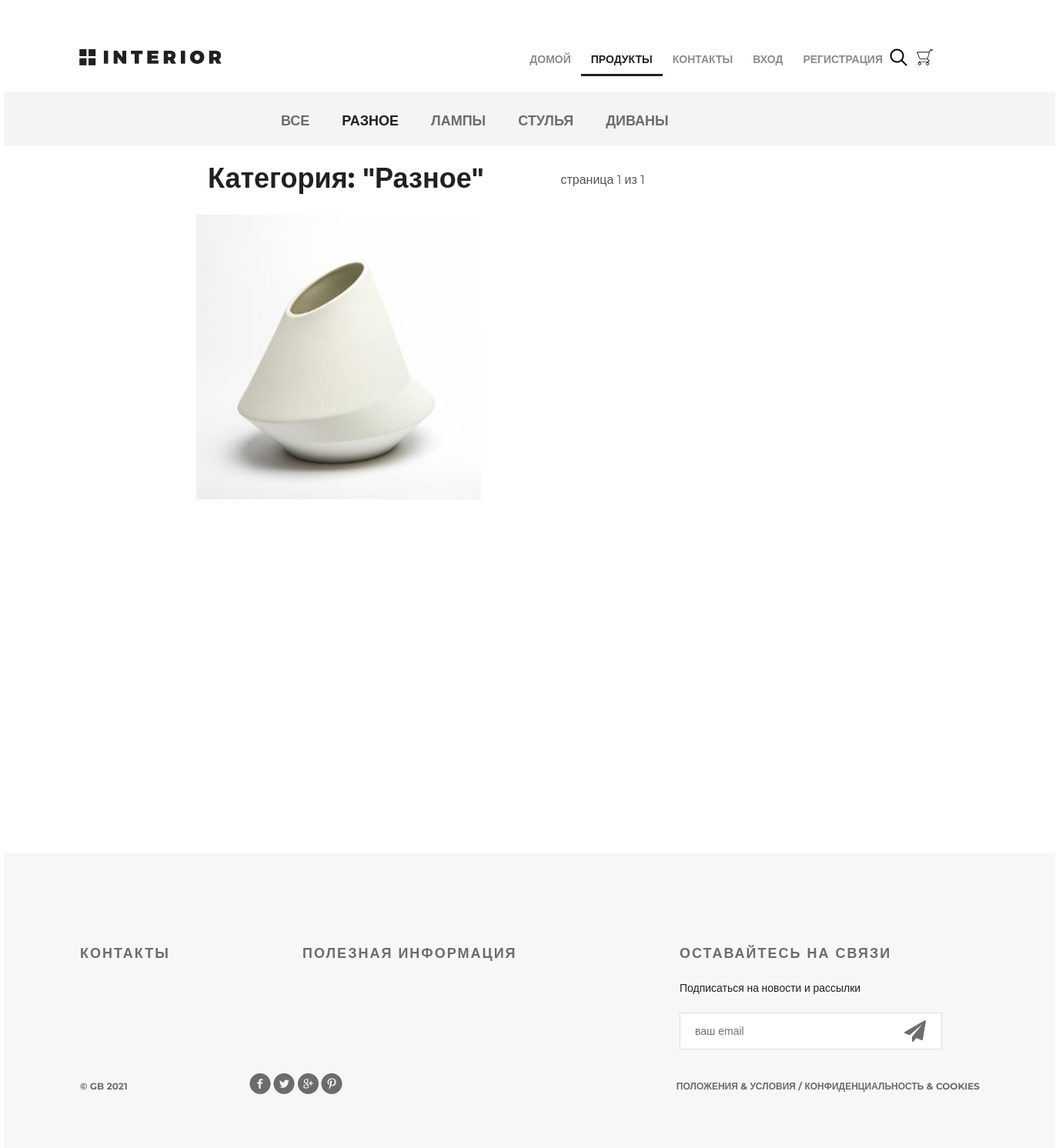
The page /products/29/ on the database as committed earlier.
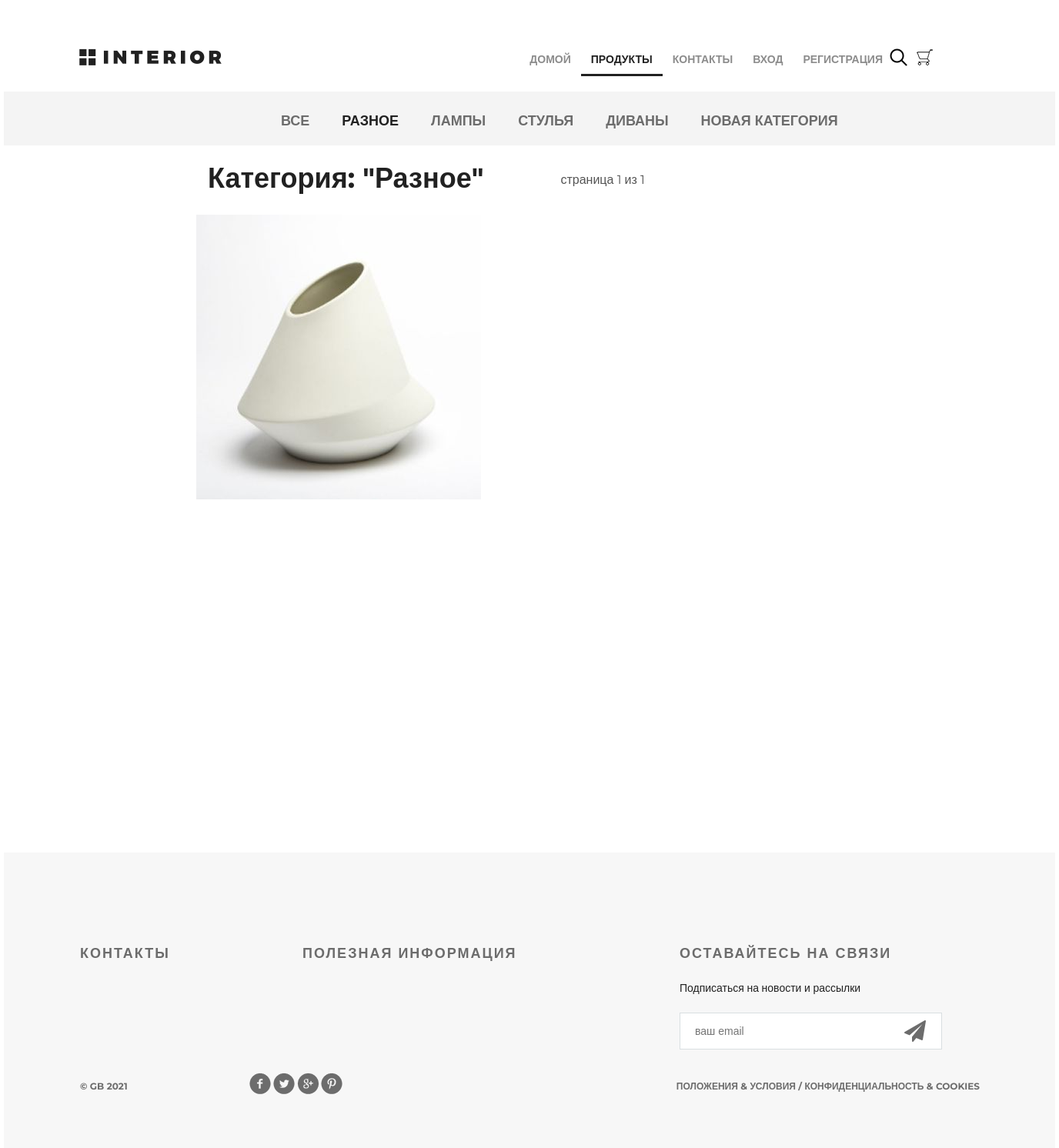
The same page on the database as committed later.
### mainapp/models.py (models this page shows, shortened)
class ProductCategory(models.Model):
    name = models.CharField(max_length=32, unique=True, verbose_name="Название категории")
    description = models.TextField(blank=True, verbose_name="Описание категории")
    is_active = models.BooleanField(verbose_name="Активно", default=True)

class Product(models.Model):
    category = models.ForeignKey(ProductCategory, on_delete=models.CASCADE)
    name = models.CharField(max_length=64, verbose_name="Имя товара")
    short_desc = models.CharField(max_length=256, blank=True, verbose_name="Краткое описание товара")
    description = models.TextField(blank=True, verbose_name="Описание товара")
    image = models.ImageField(upload_to="products_previews", blank=True, verbose_name="Картинка товара")
    price = models.DecimalField(max_digits=8, decimal_places=2, verbose_name="Цена товара")
    quantity = models.PositiveSmallIntegerField(default=0, verbose_name="Количество на складе")
    is_active = models.BooleanField(verbose_name="Активно", default=True)

### mainapp/views.py (the view)
# urls.py: path('products/', include('mainapp.urls', namespace="products")),
def products(request, pk=None):
    ctg_all = {"name": 'все', "pk": 0}
    context = {
        "page": 'products',
        "title": 'товары',
        "categories": [ctg_all] + list(ProductCategory.objects.all()),
        "cur_category": pk,
        "similar": _random_products(3)
    }
    if request.user.is_authenticated:
        context["basket"] = Basket.objects.filter(user=request.user)
    if pk is not None:
        if pk == 0:
            category = ctg_all
            products_list = Product.objects.all().order_by('price')
        else:
            category = get_object_or_404(ProductCategory, pk=pk)
            products_list = Product.objects.filter(category=category)
        page = request.GET.get('p', 1)
        paginator = Paginator(products_list, 2)
        try:
            products_paginator = paginator.page(page)
        except PageNotAnInteger:
            products_paginator = paginator.page(1)
        except EmptyPage:
            products_paginator = paginator.page(paginator.num_pages)
        context["selected_category"] = category
        context["products"] = products_paginator
        return render(request, 'mainapp/products_list.html', context=context)
    return render(request, 'mainapp/products.html', context=context)

### mainapp/views.py (called while the page is built)
def _random_products(count):
    products_list = list(Product.objects.all())
    random.shuffle(products_list)
    return products_list[:count]

### mainapp/templates/mainapp/products_list.html (shortened to what this page needs)
{% extends 'mainapp/base.html' %}
{% load static %}
{% block content %}
  <div class="hero-white">
    {% include 'mainapp/includes/inc_nav_menu.html' %}
  </div>
  <div class="details">
    <div class="links clearfix">
      {% include 'mainapp/includes/inc_cat_menu.html' %}
    </div>
    <div class="products_list">
      <div class="title clearfix">
        <h2>Категория: "{{ selected_category.name|title }}"</h2>
        <div class="paginator">
          <span class="current"> страница {{ products.number }} из {{ products.paginator.num_pages }}</span>
        </div>
      </div>
      <div class="category-products clearfix">
        {% for product in products %}
          <div class="block">
              <img src="/media/{{ product.image }}" alt="product">
          </div>
        {% endfor %}
      </div>
    </div>
  </div>
  <div class="clr"></div>
{% endblock %}

### mainapp/templates/mainapp/includes/inc_cat_menu.html
<ul class="links-menu">
    {% for ctg in categories %}
    <li>
        <a href={% url 'products:categories' ctg.pk %} {% if ctg.pk == cur_category %} class="active" {% endif %}>
            {{ ctg.name }}
        </a>
    </li>
    {% endfor %}
</ul>

Rows that differ between the two databases and show on the page:
added ProductCategory: name "НОВАЯ КАТЕГОРИЯ"
